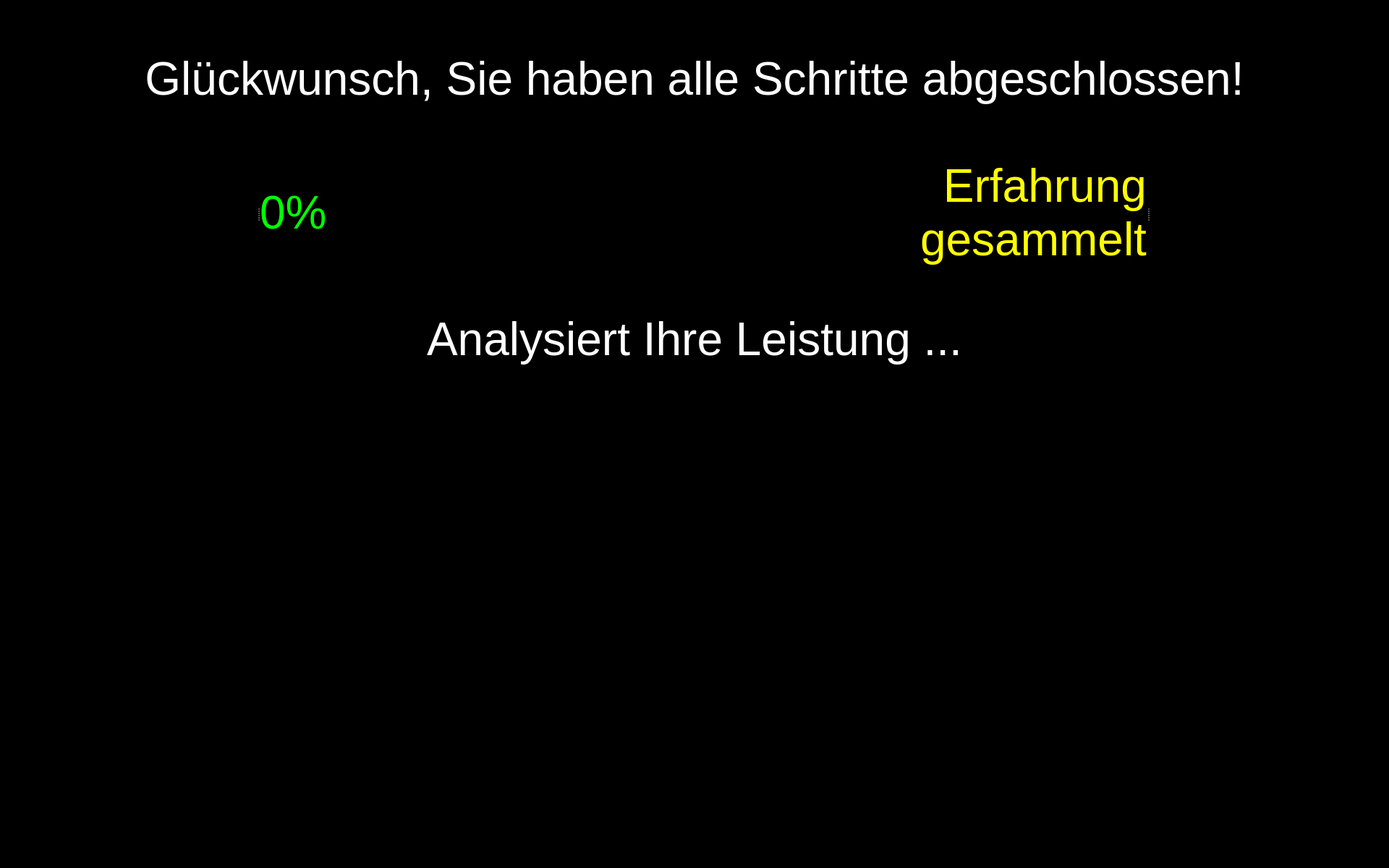
<?xml version="1.0" encoding="UTF-8"?>
<ui version="4.0">
 <class>FoodAssist</class>
 <widget class="QWidget" name="FoodAssist">
  <property name="windowModality">
   <enum>Qt::WindowModal</enum>
  </property>
  <property name="enabled">
   <bool>true</bool>
  </property>
  <property name="geometry">
   <rect>
    <x>0</x>
    <y>0</y>
    <width>1920</width>
    <height>1200</height>
   </rect>
  </property>
  <property name="sizePolicy">
   <sizepolicy hsizetype="Preferred" vsizetype="Preferred">
    <horstretch>0</horstretch>
    <verstretch>0</verstretch>
   </sizepolicy>
  </property>
  <property name="minimumSize">
   <size>
    <width>0</width>
    <height>0</height>
   </size>
  </property>
  <property name="maximumSize">
   <size>
    <width>1920</width>
    <height>1200</height>
   </size>
  </property>
  <property name="windowTitle">
   <string>Food Assist</string>
  </property>
  <property name="windowOpacity">
   <double>1.000000000000000</double>
  </property>
  <property name="styleSheet">
   <string notr="true">background-color: rgb(0, 0, 0);</string>
  </property>
  <widget class="QLabel" name="label_party">
   <property name="geometry">
    <rect>
     <x>830</x>
     <y>160</y>
     <width>257</width>
     <height>257</height>
    </rect>
   </property>
   <property name="text">
    <string/>
   </property>
   <property name="pixmap">
    <pixmap resource="resources/res.qrc">:/img/Partying Face.png</pixmap>
   </property>
   <property name="alignment">
    <set>Qt::AlignCenter</set>
   </property>
  </widget>
  <widget class="QPushButton" name="button_view">
   <property name="enabled">
    <bool>true</bool>
   </property>
   <property name="geometry">
    <rect>
     <x>880</x>
     <y>560</y>
     <width>150</width>
     <height>150</height>
    </rect>
   </property>
   <property name="minimumSize">
    <size>
     <width>81</width>
     <height>81</height>
    </size>
   </property>
   <property name="maximumSize">
    <size>
     <width>150</width>
     <height>150</height>
    </size>
   </property>
   <property name="cursor">
    <cursorShape>OpenHandCursor</cursorShape>
   </property>
   <property name="focusPolicy">
    <enum>Qt::WheelFocus</enum>
   </property>
   <property name="contextMenuPolicy">
    <enum>Qt::DefaultContextMenu</enum>
   </property>
   <property name="layoutDirection">
    <enum>Qt::LeftToRight</enum>
   </property>
   <property name="autoFillBackground">
    <bool>false</bool>
   </property>
   <property name="styleSheet">
    <string notr="true"/>
   </property>
   <property name="icon">
    <iconset resource="resources/res.qrc">
     <normaloff>:/buttons/Button View.svg</normaloff>:/buttons/Button View.svg</iconset>
   </property>
   <property name="iconSize">
    <size>
     <width>144</width>
     <height>144</height>
    </size>
   </property>
   <property name="autoDefault">
    <bool>false</bool>
   </property>
   <property name="default">
    <bool>false</bool>
   </property>
   <property name="flat">
    <bool>true</bool>
   </property>
  </widget>
  <widget class="QLabel" name="label_text_1">
   <property name="geometry">
    <rect>
     <x>40</x>
     <y>20</y>
     <width>1840</width>
     <height>180</height>
    </rect>
   </property>
   <property name="font">
    <font>
     <family>Arial</family>
     <pointsize>48</pointsize>
     <weight>9</weight>
     <italic>false</italic>
     <bold>false</bold>
    </font>
   </property>
   <property name="styleSheet">
    <string notr="true">font: 75 48pt &quot;Arial&quot;;
color: rgb(255, 255, 255);</string>
   </property>
   <property name="text">
    <string>Glückwunsch, Sie haben alle Schritte abgeschlossen!</string>
   </property>
   <property name="textFormat">
    <enum>Qt::RichText</enum>
   </property>
   <property name="alignment">
    <set>Qt::AlignCenter</set>
   </property>
   <property name="wordWrap">
    <bool>true</bool>
   </property>
  </widget>
  <widget class="QWidget" name="widget_score" native="true">
   <property name="geometry">
    <rect>
     <x>320</x>
     <y>220</y>
     <width>500</width>
     <height>150</height>
    </rect>
   </property>
   <widget class="QSplitter" name="splitter_3">
    <property name="geometry">
     <rect>
      <x>0</x>
      <y>0</y>
      <width>500</width>
      <height>150</height>
     </rect>
    </property>
    <property name="orientation">
     <enum>Qt::Horizontal</enum>
    </property>
    <widget class="QLabel" name="score_flag">
     <property name="enabled">
      <bool>true</bool>
     </property>
     <property name="sizePolicy">
      <sizepolicy hsizetype="Preferred" vsizetype="Preferred">
       <horstretch>0</horstretch>
       <verstretch>0</verstretch>
      </sizepolicy>
     </property>
     <property name="maximumSize">
      <size>
       <width>150</width>
       <height>150</height>
      </size>
     </property>
     <property name="text">
      <string/>
     </property>
     <property name="pixmap">
      <pixmap resource="resources/res.qrc">:/img/Score Flag.svg</pixmap>
     </property>
    </widget>
    <widget class="QLabel" name="label_text_score">
     <property name="font">
      <font>
       <family>Arial</family>
       <pointsize>48</pointsize>
       <weight>9</weight>
       <italic>false</italic>
       <bold>false</bold>
      </font>
     </property>
     <property name="styleSheet">
      <string notr="true">font: 75 48pt &quot;Arial&quot;;
color: rgb(0, 255, 0);</string>
     </property>
     <property name="text">
      <string>0%</string>
     </property>
     <property name="textFormat">
      <enum>Qt::RichText</enum>
     </property>
     <property name="alignment">
      <set>Qt::AlignLeading|Qt::AlignLeft|Qt::AlignVCenter</set>
     </property>
     <property name="wordWrap">
      <bool>true</bool>
     </property>
    </widget>
   </widget>
  </widget>
  <widget class="QWidget" name="widget_xp" native="true">
   <property name="geometry">
    <rect>
     <x>1100</x>
     <y>220</y>
     <width>500</width>
     <height>150</height>
    </rect>
   </property>
   <widget class="QSplitter" name="splitter">
    <property name="geometry">
     <rect>
      <x>0</x>
      <y>0</y>
      <width>500</width>
      <height>150</height>
     </rect>
    </property>
    <property name="orientation">
     <enum>Qt::Horizontal</enum>
    </property>
    <widget class="QLabel" name="label_text_xp">
     <property name="font">
      <font>
       <family>Arial</family>
       <pointsize>48</pointsize>
       <weight>9</weight>
       <italic>false</italic>
       <bold>false</bold>
      </font>
     </property>
     <property name="layoutDirection">
      <enum>Qt::LeftToRight</enum>
     </property>
     <property name="styleSheet">
      <string notr="true">font: 75 48pt &quot;Arial&quot;;
color: rgb(255, 255, 0);</string>
     </property>
     <property name="text">
      <string>Erfahrung gesammelt</string>
     </property>
     <property name="textFormat">
      <enum>Qt::RichText</enum>
     </property>
     <property name="alignment">
      <set>Qt::AlignRight|Qt::AlignTrailing|Qt::AlignVCenter</set>
     </property>
     <property name="wordWrap">
      <bool>true</bool>
     </property>
    </widget>
    <widget class="QLabel" name="xp_bolt">
     <property name="maximumSize">
      <size>
       <width>150</width>
       <height>150</height>
      </size>
     </property>
     <property name="text">
      <string/>
     </property>
     <property name="pixmap">
      <pixmap resource="resources/res.qrc">:/img/XP Bolt.svg</pixmap>
     </property>
    </widget>
   </widget>
  </widget>
  <widget class="QLabel" name="label_text_2">
   <property name="geometry">
    <rect>
     <x>460</x>
     <y>380</y>
     <width>1000</width>
     <height>180</height>
    </rect>
   </property>
   <property name="font">
    <font>
     <family>Arial</family>
     <pointsize>48</pointsize>
     <weight>9</weight>
     <italic>false</italic>
     <bold>false</bold>
    </font>
   </property>
   <property name="styleSheet">
    <string notr="true">font: 75 48pt &quot;Arial&quot;;
color: rgb(255, 255, 255);</string>
   </property>
   <property name="text">
    <string>Analysiert Ihre Leistung ...</string>
   </property>
   <property name="textFormat">
    <enum>Qt::RichText</enum>
   </property>
   <property name="alignment">
    <set>Qt::AlignCenter</set>
   </property>
   <property name="wordWrap">
    <bool>true</bool>
   </property>
  </widget>
  <widget class="QPushButton" name="button_exit">
   <property name="enabled">
    <bool>true</bool>
   </property>
   <property name="geometry">
    <rect>
     <x>1760</x>
     <y>1040</y>
     <width>149</width>
     <height>150</height>
    </rect>
   </property>
   <property name="minimumSize">
    <size>
     <width>81</width>
     <height>81</height>
    </size>
   </property>
   <property name="maximumSize">
    <size>
     <width>150</width>
     <height>150</height>
    </size>
   </property>
   <property name="cursor">
    <cursorShape>OpenHandCursor</cursorShape>
   </property>
   <property name="focusPolicy">
    <enum>Qt::WheelFocus</enum>
   </property>
   <property name="contextMenuPolicy">
    <enum>Qt::DefaultContextMenu</enum>
   </property>
   <property name="icon">
    <iconset resource="resources/res.qrc">
     <normaloff>:/buttons/Button Exit.svg</normaloff>:/buttons/Button Exit.svg</iconset>
   </property>
   <property name="iconSize">
    <size>
     <width>144</width>
     <height>144</height>
    </size>
   </property>
   <property name="autoDefault">
    <bool>false</bool>
   </property>
   <property name="default">
    <bool>false</bool>
   </property>
   <property name="flat">
    <bool>true</bool>
   </property>
  </widget>
  <zorder>label_text_2</zorder>
  <zorder>label_text_1</zorder>
  <zorder>label_party</zorder>
  <zorder>button_view</zorder>
  <zorder>widget_score</zorder>
  <zorder>widget_xp</zorder>
  <zorder>button_exit</zorder>
 </widget>
 <resources>
  <include location="resources/res.qrc"/>
 </resources>
 <connections/>
</ui>
